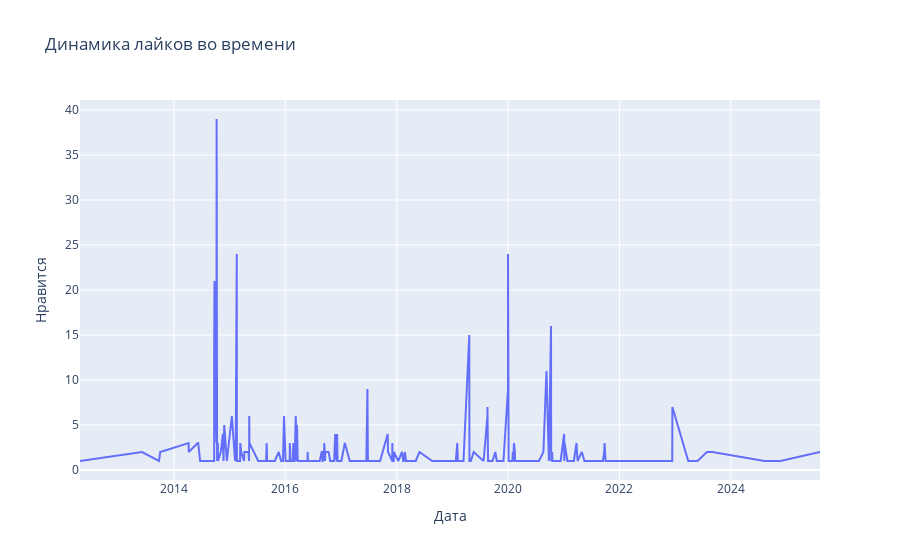

Notebook source saved alongside this figure:
### Code cell
fig = px.line(data, x='Дата', y='Нравится', 
              title='Динамика лайков во времени',
              hover_data=['День_недели', 'Месяц'])
fig.show()

### Figure 1 — Plotly figure (JSON) as saved in the notebook; plotly's stock layout.template omitted (floating-point values rounded to 4 significant figures; data arrays with more than 128 entries replaced by an {"elided": "..."} marker saying what was removed)
{"data": [{"customdata": {"elided": "272x2 int values"}, "hovertemplate": "Дата=%{x}<br>Нравится=%{y}<br>День_недели=%{customdata[0]}<br>Месяц=%{customdata[1]}<extra></extra>", "legendgroup": "", "line": {"color": "#636efa", "dash": "solid"}, "marker": {"symbol": "circle"}, "mode": "lines", "name": "", "orientation": "v", "showlegend": false, "type": "scatter", "x": {"elided": "272 str values"}, "xaxis": "x", "y": {"elided": "272 int values"}, "yaxis": "y"}], "layout": {"legend": {"tracegroupgap": 0}, "title": {"text": "Динамика лайков во времени"}, "xaxis": {"anchor": "y", "domain": [0, 1], "title": {"text": "Дата"}}, "yaxis": {"anchor": "x", "domain": [0, 1], "title": {"text": "Нравится"}}}}
